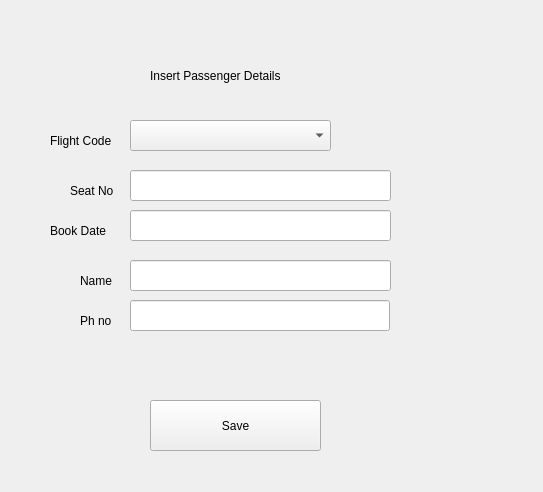
<?xml version="1.0" encoding="UTF-8"?>
<ui version="4.0">
 <class>Form</class>
 <widget class="QWidget" name="Form">
  <property name="geometry">
   <rect>
    <x>0</x>
    <y>0</y>
    <width>543</width>
    <height>492</height>
   </rect>
  </property>
  <property name="windowTitle">
   <string>Form</string>
  </property>
  <widget class="QLabel" name="label">
   <property name="geometry">
    <rect>
     <x>150</x>
     <y>60</y>
     <width>261</width>
     <height>31</height>
    </rect>
   </property>
   <property name="styleSheet">
    <string notr="true">font: 18pt &quot;MS Shell Dlg 2&quot;;</string>
   </property>
   <property name="text">
    <string>Insert Passenger Details</string>
   </property>
  </widget>
  <widget class="QPushButton" name="b1">
   <property name="geometry">
    <rect>
     <x>150</x>
     <y>400</y>
     <width>171</width>
     <height>51</height>
    </rect>
   </property>
   <property name="styleSheet">
    <string notr="true">font: 12pt &quot;MS Shell Dlg 2&quot;;</string>
   </property>
   <property name="text">
    <string>Save</string>
   </property>
  </widget>
  <widget class="QComboBox" name="cb1">
   <property name="geometry">
    <rect>
     <x>130</x>
     <y>120</y>
     <width>201</width>
     <height>31</height>
    </rect>
   </property>
   <property name="styleSheet">
    <string notr="true">font: 12pt &quot;MS Shell Dlg 2&quot;;</string>
   </property>
  </widget>
  <widget class="QLabel" name="label_5">
   <property name="geometry">
    <rect>
     <x>70</x>
     <y>180</y>
     <width>61</width>
     <height>21</height>
    </rect>
   </property>
   <property name="styleSheet">
    <string notr="true">font: 12pt &quot;MS Shell Dlg 2&quot;;</string>
   </property>
   <property name="text">
    <string>Seat No</string>
   </property>
  </widget>
  <widget class="QLabel" name="label_6">
   <property name="geometry">
    <rect>
     <x>50</x>
     <y>220</y>
     <width>91</width>
     <height>21</height>
    </rect>
   </property>
   <property name="styleSheet">
    <string notr="true">font: 12pt &quot;MS Shell Dlg 2&quot;;</string>
   </property>
   <property name="text">
    <string>Book Date</string>
   </property>
  </widget>
  <widget class="QLabel" name="label_7">
   <property name="geometry">
    <rect>
     <x>80</x>
     <y>270</y>
     <width>41</width>
     <height>21</height>
    </rect>
   </property>
   <property name="styleSheet">
    <string notr="true">font: 12pt &quot;MS Shell Dlg 2&quot;;</string>
   </property>
   <property name="text">
    <string>Name</string>
   </property>
  </widget>
  <widget class="QLineEdit" name="tb3">
   <property name="geometry">
    <rect>
     <x>130</x>
     <y>260</y>
     <width>261</width>
     <height>31</height>
    </rect>
   </property>
   <property name="styleSheet">
    <string notr="true">font: 12pt &quot;MS Shell Dlg 2&quot;;</string>
   </property>
  </widget>
  <widget class="QLabel" name="label_9">
   <property name="geometry">
    <rect>
     <x>50</x>
     <y>130</y>
     <width>81</width>
     <height>21</height>
    </rect>
   </property>
   <property name="styleSheet">
    <string notr="true">font: 12pt &quot;MS Shell Dlg 2&quot;;</string>
   </property>
   <property name="text">
    <string>Flight Code</string>
   </property>
  </widget>
  <widget class="QLabel" name="label_8">
   <property name="geometry">
    <rect>
     <x>80</x>
     <y>310</y>
     <width>51</width>
     <height>21</height>
    </rect>
   </property>
   <property name="styleSheet">
    <string notr="true">font: 12pt &quot;MS Shell Dlg 2&quot;;</string>
   </property>
   <property name="text">
    <string>Ph no</string>
   </property>
  </widget>
  <widget class="QLineEdit" name="tb4">
   <property name="geometry">
    <rect>
     <x>130</x>
     <y>300</y>
     <width>260</width>
     <height>31</height>
    </rect>
   </property>
   <property name="styleSheet">
    <string notr="true">font: 12pt &quot;MS Shell Dlg 2&quot;;</string>
   </property>
  </widget>
  <widget class="QLineEdit" name="tb1">
   <property name="geometry">
    <rect>
     <x>130</x>
     <y>170</y>
     <width>261</width>
     <height>31</height>
    </rect>
   </property>
   <property name="styleSheet">
    <string notr="true">font: 12pt &quot;MS Shell Dlg 2&quot;;</string>
   </property>
  </widget>
  <widget class="QLineEdit" name="tb2">
   <property name="geometry">
    <rect>
     <x>130</x>
     <y>210</y>
     <width>261</width>
     <height>31</height>
    </rect>
   </property>
   <property name="styleSheet">
    <string notr="true">font: 12pt &quot;MS Shell Dlg 2&quot;;</string>
   </property>
  </widget>
 </widget>
 <resources/>
 <connections/>
</ui>
